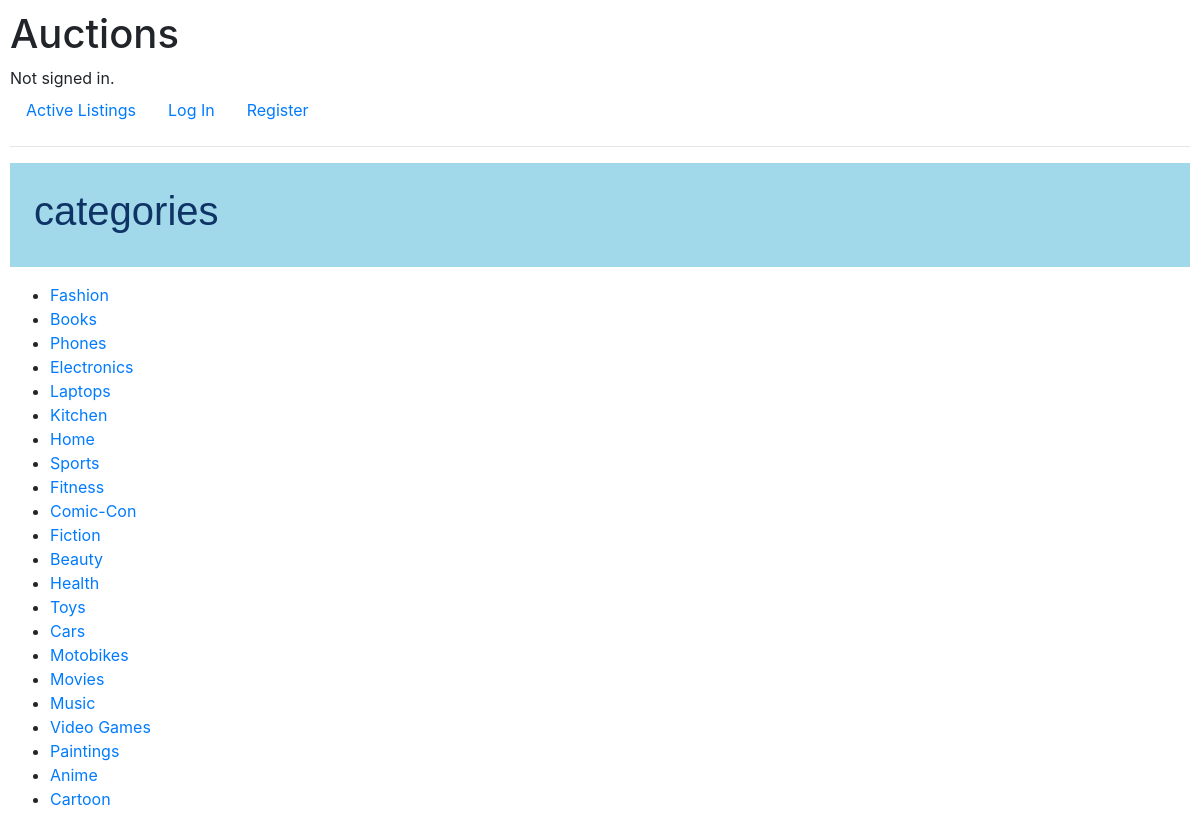
Screenshot of /auctions/categories with the database file from the repository.
### auctions/models.py (models this page shows)
class Category(models.Model):
    name = models.CharField(max_length=64, unique=True)
    def __str__(self):
        return f"{self.name}"

### auctions/views.py (the view)
# urls.py: path("categories", views.categories_page, name="categories"),
def categories_page(request):
    global watchCounter
    categories = Category.objects.all()
    print(categories)
    params = {
    "watchCounter": watchCounter,
    "categories": categories
    }
    return render(request, "auctions/categories.html", params)

### auctions/templates/auctions/categories.html (shortened to what this page needs)
{% extends "auctions/layout.html" %}
{% block body %}
<div class="section-heading p-4 mb-3">
    <h1>categories</h1>
</div>
<ul>
    {% for category in categories %}
    <li><a href="{% url "categoryListings" category.name %}">{{category.name}}</a></li>
    {% empty %}
    <li><strong>No Categories</strong></li>
    {% endfor %}
</ul>
{% endblock %}

### auctions/templates/auctions/layout.html (shortened to what this page needs)
{% load static %}
<!DOCTYPE html>
<html lang="en">
    <head>
        <link rel="stylesheet"
            href="https://stackpath.bootstrapcdn.com/bootstrap/4.4.1/css/bootstrap.min.css"
>
        <link href="{% static 'auctions/styles.css' %}" rel="stylesheet">
    </head>
    <body>
        <h1>Auctions</h1>
        <div>
            {% if user.is_authenticated %}
            Signed in as <strong>{{ user.username }}</strong>.
            {% else %}
            Not signed in.
            {% endif %}
        </div>
        <ul class="nav">
            <li class="nav-item">
                <a class="nav-link" href="{% url 'index' %}">Active Listings</a>
            </li>
            {% if user.is_authenticated %}
            <li class="nav-item">
                <a class="nav-link" href="{% url 'create' request.user.username %}">Create
                    Listing</a>
            </li>
            <li>{% block watchlist %}
                {% endblock %}</li>
            <li class="nav-item">
                <a class="nav-link" href="{% url 'categories' %}">Categories</a>
            </li>
            <li class="nav-item">
                <a class="nav-link" href="{% url 'logout' %}">Log Out</a>
            </li>
            {% else %}
            <li class="nav-item">
                <a class="nav-link" href="{% url 'login' %}">Log In</a>
            </li>
            <li class="nav-item">
                <a class="nav-link" href="{% url 'register' %}">Register</a>
            </li>
            {% endif %}
        </ul>
        <hr>
        {% block body %}
        {% endblock %}
    </body>
</html>

### auctions/static/auctions/styles.css (style rules this page uses)
body { padding: 10px; }
.section-heading h1 { color : #0f3365; font-family: sans-serif; }
.section-heading { background-color: #a1d9eb; }

### rows the page displays
Category: name "Fashion"
Category: name "Books"
Category: name "Phones"
Category: name "Electronics"
Category: name "Laptops"
Category: name "Kitchen"
Category: name "Home"
Category: name "Sports"
Category: name "Fitness"
Category: name "Comic-Con"
Category: name "Fiction"
Category: name "Beauty"
Category: name "Health"
Category: name "Toys"
Category: name "Cars"
Category: name "Motobikes"
Category: name "Movies"
Category: name "Music"
Category: name "Video Games"
Category: name "Paintings"
Category: name "Anime"
Category: name "Cartoon"
